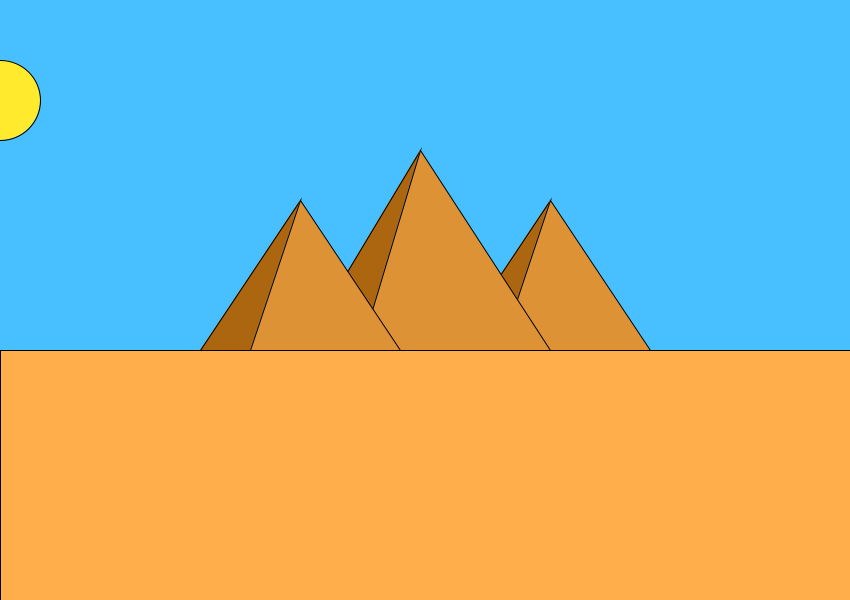
Frame 1 (no input)
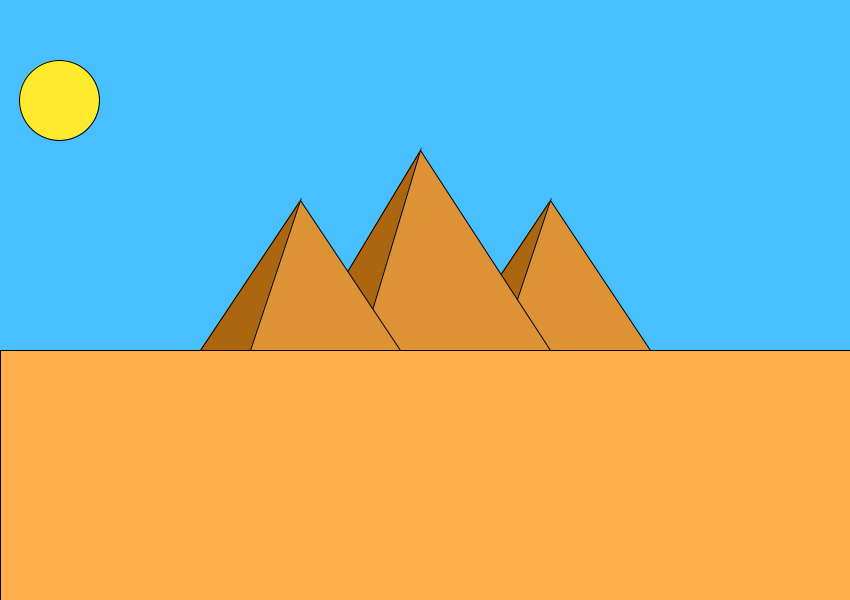
Frame 60 (the mouse pressed at the canvas centre just before this capture)
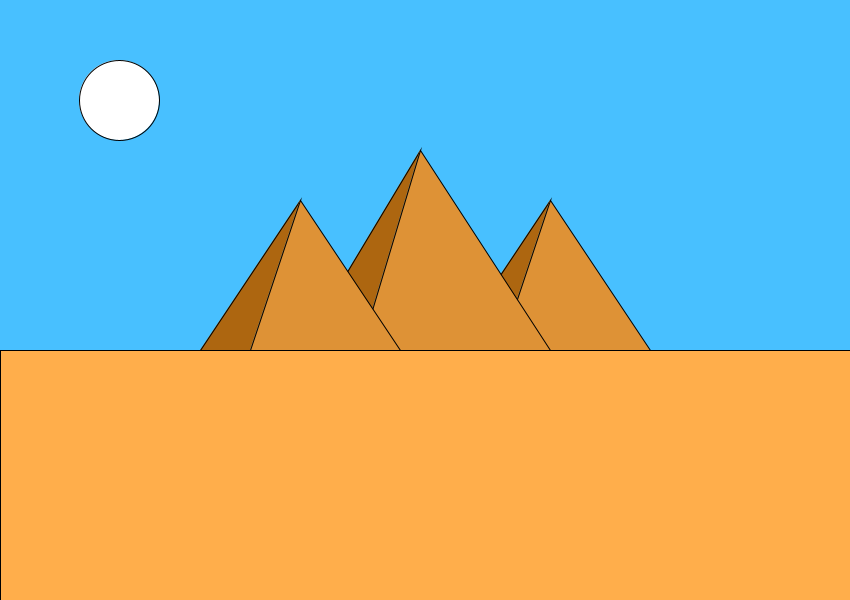
Frame 120 (the mouse held since frame 60 and released just before this capture)

The Processing sketch that drew these frames (run headless with seeded random() and noise(); from frame 60 on, the mouse is pressed at the canvas centre):

// Processing sketch: processing_123522
// ── processing_123522.pde

void setup (){
  size(850,600); //tamanho do quadro
}

  int x;
  
void draw (){
  
  if (mouseX> width/2){
  background(8,42,54);
  fill(41,27,1); //cor de areia
  rect(0,350,1000,250); //areia
  fill(49,33,3);
  triangle(550,200,450,350,500,350);
  fill(72,49,4);
  triangle(550,200,500,350,650,350);
  fill(49,33,3);
  triangle(300,350,420,150,360,350);
  fill(72,49,4);
  triangle(420,150,360,350,550,350);
  fill(49,33,3);
  triangle(300,200,200,350,250,350);
  fill(72,49,4);
  triangle(300,200,250,350,400,350); //desenhando as piramides de noite
  
  }
  
  else {
  background(72,192,255);
  fill(255,174,75); //cor de areia
  rect(0,350,1000,250); //areia
  fill(173,102,16);
  triangle(550,200,450,350,500,350);
  fill(222,146,54);
  triangle(550,200,500,350,650,350);
  fill(173,102,16);
  triangle(300,350,420,150,360,350);
  fill(222,146,54);
  triangle(420,150,360,350,550,350);
  fill(173,102,16);
  triangle(300,200,200,350,250,350);
  fill(222,146,54);
  triangle(300,200,250,350,400,350); //desenhando as piramides de dia
  }
  
  //usando o if else para definir a mudança das cores no desenho de acordo com a posição do mouse variando de acordo com a coordenada x
 
   if(mouseX<width/2)
   fill (255,234,45);
   else
   fill(255,255,255);
   ellipse(x++,100,80,80); //usando novas condicionais para definir o movimento da elipse e sua cor conforme a posição do mouse
   
   if(x>890) {
   x=-40;
}
}
 


 
